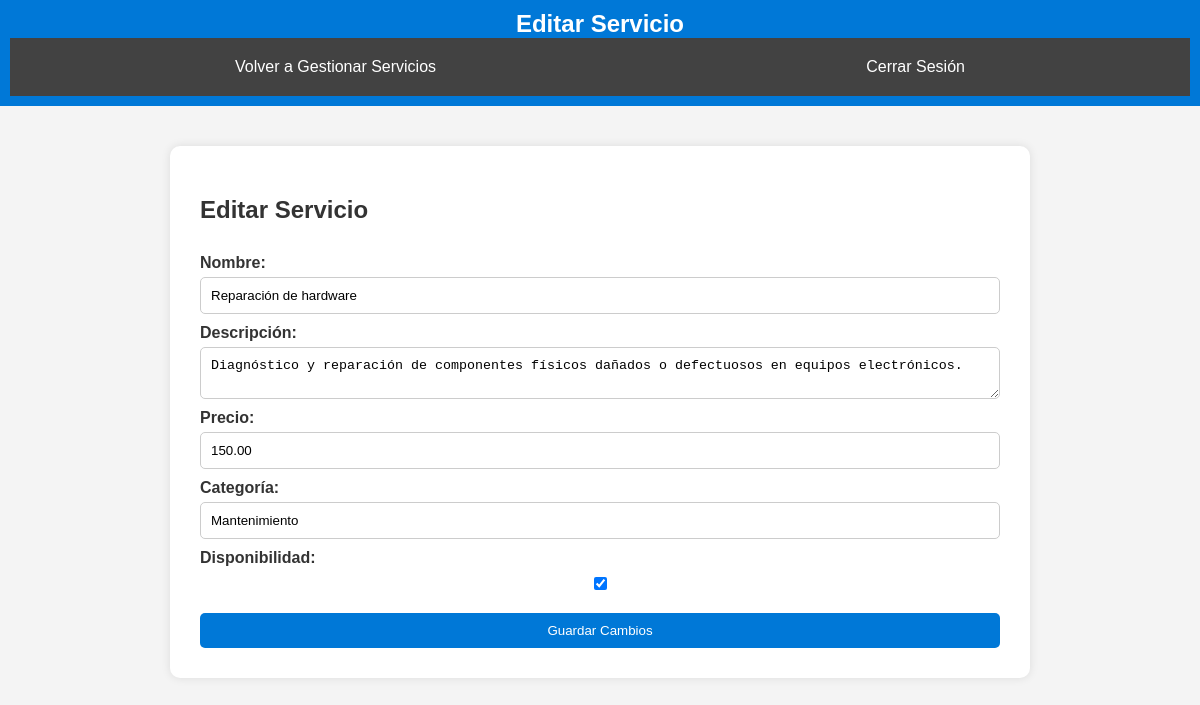
The app's page /admin_dashboard/editar_servicio.php?id=1 (signed in) with its own data.
### tables this page shows
CREATE TABLE Servicio (
    Id_Servicio INT AUTO_INCREMENT PRIMARY KEY,
    Nombre_S VARCHAR(100) NOT NULL,
    Descripción_S TEXT NOT NULL,
    Precio_S DECIMAL(10, 2) NOT NULL,
    Categoría_S VARCHAR(50) NOT NULL,
    Disponibilidad_S TINYINT(1) NOT NULL DEFAULT 1,
    Id_Administrador INT NOT NULL,
    FOREIGN KEY (Id_Administrador) REFERENCES Administrador(Id_Administrador)
);

### admin_dashboard/editar_servicio.php (the view, shortened to what this page needs)
<?php
include '../funcionalidades_php/db.php';
$id_servicio = $_GET['id'];
$sql = "SELECT * FROM Servicio WHERE Id_Servicio = ?";
$stmt = $conn->prepare($sql);
$stmt->bind_param("i", $id_servicio);
$stmt->execute();
$result = $stmt->get_result();
$servicio = $result->fetch_assoc();
?>
<!DOCTYPE html>
<html lang="es">
<head>
    <link rel="stylesheet" href="css/Admin.css">
</head>
<body>
    <header>
        <h1>Editar Servicio</h1>
        <nav>
            <a href="gestionar_servicios.php">Volver a Gestionar Servicios</a>
            <a href="logout.php">Cerrar Sesión</a>
        </nav>
    </header>
    <main>
        <h2>Editar Servicio</h2>
        <form action="editar_servicio.php?id=<?php echo $id_servicio; ?>" method="POST">
            <label for="nombre">Nombre:</label>
            <input type="text" id="nombre" name="nombre" value="<?php echo htmlspecialchars($servicio['Nombre_S']); ?>" required>
            <label for="descripcion">Descripción:</label>
            <textarea id="descripcion" name="descripcion" required><?php echo htmlspecialchars($servicio['Descripción_S']); ?></textarea>
            <label for="precio">Precio:</label>
            <input type="number" id="precio" name="precio" value="<?php echo htmlspecialchars($servicio['Precio_S']); ?>" step="0.01" required>
            <label for="categoria">Categoría:</label>
            <input type="text" id="categoria" name="categoria" value="<?php echo htmlspecialchars($servicio['Categoría_S']); ?>" required>
            <label for="disponibilidad">Disponibilidad:</label>
            <input type="checkbox" id="disponibilidad" name="disponibilidad" <?php if ($servicio['Disponibilidad_S']) echo 'checked'; ?>>
            <button type="submit">Guardar Cambios</button>
        </form>
    </main>
</body>
</html>

### css/Admin.css (style rules this page uses)
body { margin: 0; font-family: Arial, sans-serif; background-color: #f4f4f4; }
header { background-color: #0078d7; padding: 10px; color: white; text-align: center; position: relative; }
header h1 { margin: 0; font-size: 24px; }
nav { background-color: #424242; color: white; padding: 10px; display: flex; justify-content: space-around; align-items: center; }
nav a { color: white; text-decoration: none; padding: 10px 15px; display: flex; align-items: center; }
main { max-width: 800px; margin: 40px auto; background-color: #fff; color: #333; padding: 30px; border-radius: 10px; box-shadow: 0 0 10px rgba(0, 0, 0, 0.1); }
form { display: flex; flex-direction: column; }
form label { margin-top: 10px; font-weight: bold; }
form input[type="text"], form input[type="number"], form textarea { padding: 10px; margin-top: 5px; border-radius: 5px; border: 1px solid #ccc; }
form input[type="checkbox"] { margin-top: 10px; }
form button { background-color: #0078d7; color: white; padding: 10px 20px; border: none; border-radius: 5px; cursor: pointer; margin-top: 20px; }

### records on screen
servicio: nombre "Reparación de hardware", descripcion "Diagnóstico y reparación de componentes físicos dañados o defectuosos en equipos electrónicos.", precio "150.00", categoria "Mantenimiento", Disponibilidad_S "☑"
